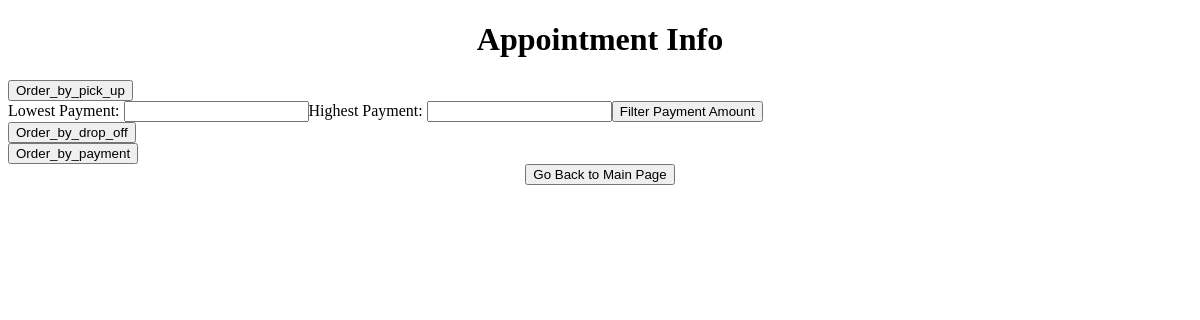
The app's page /appointment/1, older data.
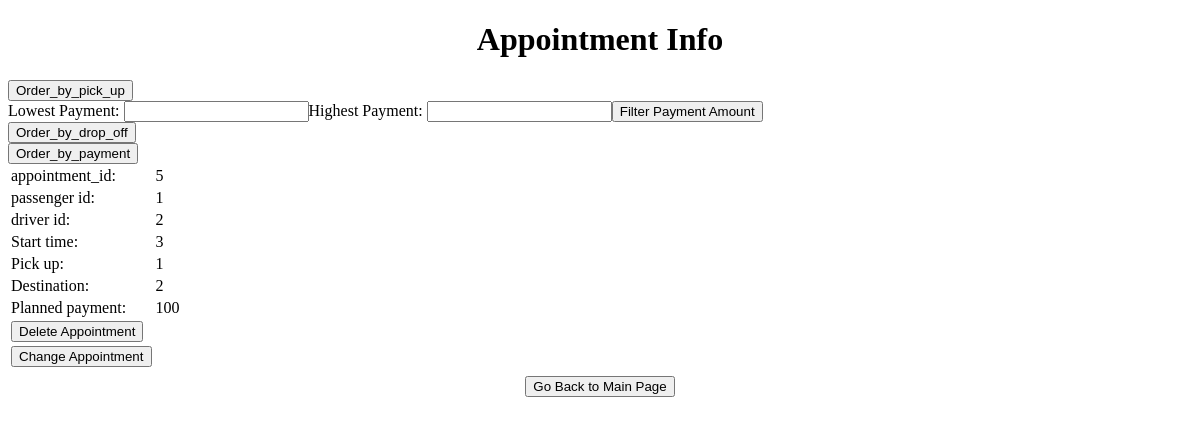
The same page, newer data.
### app.py (models this page shows, shortened)
class Appointment(db.Model):
    a_id = db.Column(db.Integer, primary_key=True, autoincrement=True)
    d_id = db.Column(db.Integer, db.ForeignKey('driver.d_id'))
    p_id = db.Column(db.Integer, db.ForeignKey('passenger.d_id'))
    planned_pickup = db.Column(db.String(200), default='')
    planned_destination = db.Column(db.String(200), default='')
    planned_start_time = db.Column(db.String(200), default='')
    planned_payment_amount = db.Column(db.Integer)
    accept = db.Column(db.Boolean, default=False)
    done = db.Column(db.Boolean, default=False)

### app.py (the view, shortened to what this page needs)
@app.route('/appointment/<int:id>', methods=['POST', 'GET'])
def appointment(id):
    if request.method == 'GET':
        appointments = Appointment.query.filter_by(p_id=id).all()
    return render_template('appointment.html', tasks=appointments, id=id)

### templates/appointment.html (shortened to what this page needs)
{% extends 'base.html' %}
{% block body %}
<div class="content">
    <h1 style="text-align: center">Appointment Info</h1>
    <table>
        {% for task in tasks %}
        <tr>
            <td>appointment_id: </td>
            <td>{{ task.a_id }}</td>
        </tr>
        <tr>
            <td>passenger id: </td>
            <td>{{ task.p_id }}</td>
        </tr>
        <tr>
            <td>driver id: </td>
            <td>{{ task.d_id }}</td>
        </tr>
        <tr>
            <td>Start time: </td>
            <td>{{ task.planned_start_time }}</td>
        </tr>
        <tr>
            <td>Pick up: </td>
            <td>{{ task.planned_pickup }}</td>
        </tr>
        <tr>
            <td>Destination: </td>
            <td>{{ task.planned_destination }}</td>
        </tr>
        <tr>
            <td>Planned payment: </td>
            <td>{{ task.planned_payment_amount }}</td>
        </tr>
        <tr><td>    <form action="/deleteAppointment/{{task.p_id}}/{{task.a_id}}">
            <input type="submit" value="Delete Appointment" />
        </form></td></tr>
        <tr><td>    <form action="/change_appointment/{{task.a_id}}/{{task.p_id}}">
            <input type="submit" value="Change Appointment" />
        </form></td></tr>
        {% endfor %}
        <form action="/appointment/{{id}}" method="POST">
            <div class="form">
                <input type="submit" name="btn" value="Order_by_pick_up">
            </div>
            <div class="form">
                <input type="text" name="Lowest Payment">
                <input type="text" name="Highest Payment">
                <tr>
                <input type="submit" name="btn" value="Filter Payment Amount">
            </div>
            <div class="form">
                <input type="submit" name="btn" value="Order_by_drop_off">
            </div>
            <div class="form">
                <input type="submit" name="btn" value="Order_by_payment">
            </div>
        </form>
    </table>
    <center>     <form action="/homepage_p/{{id}}">
        <input type="submit" value="Go Back to Main Page" />
    </form>  </center>
    </div>
{% endblock %}

Row changes from the older to the newer data that the page shows:
added Appointment: a_id "5", p_id "1", d_id "2", planned_start_time "3", planned_pickup "1", planned_destination "2", planned_payment_amount "100"
